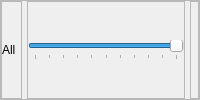
                        <widget class="QFrame" name="ChrolisAll_LED">
                         <property name="frameShape">
                          <enum>QFrame::StyledPanel</enum>
                         </property>
                         <property name="frameShadow">
                          <enum>QFrame::Raised</enum>
                         </property>
                         <layout class="QHBoxLayout" name="horizontalLayout_37">
                          <property name="spacing">
                           <number>5</number>
                          </property>
                          <property name="leftMargin">
                           <number>0</number>
                          </property>
                          <property name="topMargin">
                           <number>0</number>
                          </property>
                          <property name="rightMargin">
                           <number>0</number>
                          </property>
                          <property name="bottomMargin">
                           <number>0</number>
                          </property>
                          <item>
                           <widget class="QFrame" name="ChrolisAll_LED_Display_frame">
                            <property name="maximumSize">
                             <size>
                              <width>125</width>
                              <height>16777215</height>
                             </size>
                            </property>
                            <property name="frameShape">
                             <enum>QFrame::StyledPanel</enum>
                            </property>
                            <property name="frameShadow">
                             <enum>QFrame::Raised</enum>
                            </property>
                            <layout class="QHBoxLayout" name="ChrolisAll_toggleButton_layout">
                             <property name="spacing">
                              <number>0</number>
                             </property>
                             <property name="leftMargin">
                              <number>0</number>
                             </property>
                             <property name="topMargin">
                              <number>0</number>
                             </property>
                             <property name="rightMargin">
                              <number>5</number>
                             </property>
                             <property name="bottomMargin">
                              <number>0</number>
                             </property>
                             <item>
                              <widget class="QLabel" name="ChrolisAll_LED_label">
                               <property name="maximumSize">
                                <size>
                                 <width>200</width>
                                 <height>16777215</height>
                                </size>
                               </property>
                               <property name="text">
                                <string>All</string>
                               </property>
                               <property name="alignment">
                                <set>Qt::AlignLeading|Qt::AlignLeft|Qt::AlignVCenter</set>
                               </property>
                              </widget>
                             </item>
                            </layout>
                           </widget>
                          </item>
                          <item>
                           <widget class="QFrame" name="ChrolisAll_LED_Slider_frame">
                            <property name="maximumSize">
                             <size>
                              <width>225</width>
                              <height>16777215</height>
                             </size>
                            </property>
                            <property name="frameShape">
                             <enum>QFrame::StyledPanel</enum>
                            </property>
                            <property name="frameShadow">
                             <enum>QFrame::Raised</enum>
                            </property>
                            <layout class="QHBoxLayout" name="horizontalLayout_38">
                             <property name="spacing">
                              <number>0</number>
                             </property>
                             <property name="leftMargin">
                              <number>0</number>
                             </property>
                             <property name="topMargin">
                              <number>0</number>
                             </property>
                             <property name="rightMargin">
                              <number>0</number>
                             </property>
                             <property name="bottomMargin">
                              <number>0</number>
                             </property>
                             <item>
                              <widget class="QSlider" name="ChrolisAll_LED_Slider">
                               <property name="maximum">
                                <number>100</number>
                               </property>
                               <property name="sliderPosition">
                                <number>100</number>
                               </property>
                               <property name="orientation">
                                <enum>Qt::Horizontal</enum>
                               </property>
                               <property name="tickPosition">
                                <enum>QSlider::TicksBelow</enum>
                               </property>
                               <property name="tickInterval">
                                <number>10</number>
                               </property>
                              </widget>
                             </item>
                            </layout>
                           </widget>
                          </item>
                          <item>
                           <widget class="QFrame" name="ChrolisAll_LED_Light_frame_">
                            <property name="maximumSize">
                             <size>
                              <width>50</width>
                              <height>16777215</height>
                             </size>
                            </property>
                            <property name="frameShape">
                             <enum>QFrame::StyledPanel</enum>
                            </property>
                            <property name="frameShadow">
                             <enum>QFrame::Raised</enum>
                            </property>
                            <layout class="QHBoxLayout" name="horizontalLayout_39">
                             <property name="spacing">
                              <number>0</number>
                             </property>
                             <property name="leftMargin">
                              <number>0</number>
                             </property>
                             <property name="topMargin">
                              <number>0</number>
                             </property>
                             <property name="rightMargin">
                              <number>0</number>
                             </property>
                             <property name="bottomMargin">
                              <number>0</number>
                             </property>
                             <item>
                              <widget class="QLabel" name="ChrolisAll_LED_value">
                               <property name="text">
                                <string/>
                               </property>
                               <property name="alignment">
                                <set>Qt::AlignCenter</set>
                               </property>
                              </widget>
                             </item>
                            </layout>
                           </widget>
                          </item>
                         </layout>
                        </widget>
